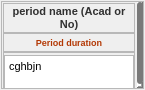
<?xml version="1.0" encoding="UTF-8"?>
<ui version="4.0">
 <class>Frame</class>
 <widget class="QFrame" name="Frame">
  <property name="geometry">
   <rect>
    <x>0</x>
    <y>0</y>
    <width>145</width>
    <height>90</height>
   </rect>
  </property>
  <property name="minimumSize">
   <size>
    <width>145</width>
    <height>90</height>
   </size>
  </property>
  <property name="maximumSize">
   <size>
    <width>145</width>
    <height>90</height>
   </size>
  </property>
  <property name="windowTitle">
   <string>Frame</string>
  </property>
  <property name="styleSheet">
   <string notr="true">QFrame[objectName=&quot;Frame&quot;]{
	border-radius:5px;
	border:1.3px solid #a0a0a0;
	background:qlineargradient(spread:pad, x1:0.011, y1:0.517136, x2:0.965909, y2:0.528, stop:0.142045 rgba(253, 250, 255, 255), stop:0.528409 rgba(237, 235, 238, 255), stop:0.948864 rgba(225, 225, 225, 255));
}

QFrame[objectName=&quot;Frame&quot;] QWidget{
	background:transparent;
}</string>
  </property>
  <layout class="QVBoxLayout" name="verticalLayout">
   <property name="leftMargin">
    <number>1</number>
   </property>
   <property name="topMargin">
    <number>1</number>
   </property>
   <property name="rightMargin">
    <number>1</number>
   </property>
   <property name="bottomMargin">
    <number>1</number>
   </property>
   <item>
    <widget class="QScrollArea" name="scrollArea">
     <property name="styleSheet">
      <string notr="true">QScrollBar{
	background:#fff;
	height:6px;
	width:6px;
	
}

QScrollBar::handle{
	background:#797979;
	border-radius:3px;
}</string>
     </property>
     <property name="widgetResizable">
      <bool>true</bool>
     </property>
     <widget class="QWidget" name="scrollAreaWidgetContents">
      <property name="geometry">
       <rect>
        <x>0</x>
        <y>0</y>
        <width>122</width>
        <height>98</height>
       </rect>
      </property>
      <property name="maximumSize">
       <size>
        <width>134</width>
        <height>16777215</height>
       </size>
      </property>
      <property name="styleSheet">
       <string notr="true"/>
      </property>
      <layout class="QVBoxLayout" name="verticalLayout_2">
       <property name="spacing">
        <number>0</number>
       </property>
       <property name="leftMargin">
        <number>1</number>
       </property>
       <property name="topMargin">
        <number>1</number>
       </property>
       <property name="rightMargin">
        <number>1</number>
       </property>
       <property name="bottomMargin">
        <number>1</number>
       </property>
       <item>
        <widget class="QFrame" name="p_name_fr">
         <property name="styleSheet">
          <string notr="true">QFrame[objectName=&quot;p_name_fr&quot;]{
	border-bottom:1.5px solid #292929;
	padding-top:3px;
	padding-bottom:1px;
}

QLabel{
	font: 8pt arial;
	font-weight:bold;
	color:#313131;
}</string>
         </property>
         <property name="frameShape">
          <enum>QFrame::StyledPanel</enum>
         </property>
         <property name="frameShadow">
          <enum>QFrame::Raised</enum>
         </property>
         <layout class="QHBoxLayout" name="horizontalLayout">
          <property name="leftMargin">
           <number>1</number>
          </property>
          <property name="topMargin">
           <number>1</number>
          </property>
          <property name="rightMargin">
           <number>1</number>
          </property>
          <property name="bottomMargin">
           <number>1</number>
          </property>
          <item>
           <widget class="QLabel" name="period_title_label">
            <property name="styleSheet">
             <string notr="true"/>
            </property>
            <property name="text">
             <string>period name (Acad or No)</string>
            </property>
            <property name="alignment">
             <set>Qt::AlignCenter</set>
            </property>
            <property name="wordWrap">
             <bool>true</bool>
            </property>
           </widget>
          </item>
         </layout>
        </widget>
       </item>
       <item>
        <widget class="QFrame" name="p_dur_fr">
         <property name="styleSheet">
          <string notr="true">QFrame[objectName=&quot;p_dur_fr&quot;]{
	color: #934900;
	font-weight:bold;
	border:none;
	padding-bottom:1px;
	padding-top:1px;
}
</string>
         </property>
         <property name="frameShape">
          <enum>QFrame::StyledPanel</enum>
         </property>
         <property name="frameShadow">
          <enum>QFrame::Raised</enum>
         </property>
         <layout class="QHBoxLayout" name="horizontalLayout_2">
          <property name="leftMargin">
           <number>1</number>
          </property>
          <property name="topMargin">
           <number>3</number>
          </property>
          <property name="rightMargin">
           <number>1</number>
          </property>
          <property name="bottomMargin">
           <number>3</number>
          </property>
          <item>
           <widget class="QLabel" name="period_duration_label">
            <property name="font">
             <font>
              <pointsize>7</pointsize>
              <weight>75</weight>
              <bold>true</bold>
             </font>
            </property>
            <property name="styleSheet">
             <string notr="true">color:#b33804;
font-size:7pt;</string>
            </property>
            <property name="text">
             <string>Period duration</string>
            </property>
            <property name="alignment">
             <set>Qt::AlignCenter</set>
            </property>
            <property name="wordWrap">
             <bool>true</bool>
            </property>
           </widget>
          </item>
         </layout>
        </widget>
       </item>
       <item>
        <widget class="QFrame" name="subj_fr">
         <property name="styleSheet">
          <string notr="true">QFrame[objectName=&quot;subj_fr&quot;]{
	border-top: 1.5px solid #292929;
}

QFrame[objectName=&quot;subj_fr&quot;] QTextEdit{
	border:none;
	background:transparent;
	color: #171717;
}</string>
         </property>
         <property name="frameShape">
          <enum>QFrame::StyledPanel</enum>
         </property>
         <property name="frameShadow">
          <enum>QFrame::Raised</enum>
         </property>
         <layout class="QVBoxLayout" name="verticalLayout_3">
          <property name="leftMargin">
           <number>0</number>
          </property>
          <property name="topMargin">
           <number>2</number>
          </property>
          <property name="rightMargin">
           <number>0</number>
          </property>
          <property name="bottomMargin">
           <number>0</number>
          </property>
          <item>
           <widget class="QTextEdit" name="period_textedit">
            <property name="maximumSize">
             <size>
              <width>16777215</width>
              <height>35</height>
             </size>
            </property>
            <property name="styleSheet">
             <string notr="true"/>
            </property>
            <property name="readOnly">
             <bool>true</bool>
            </property>
            <property name="html">
             <string>&lt;!DOCTYPE HTML PUBLIC &quot;-//W3C//DTD HTML 4.0//EN&quot; &quot;http://www.w3.org/TR/REC-html40/strict.dtd&quot;&gt;
&lt;html&gt;&lt;head&gt;&lt;meta name=&quot;qrichtext&quot; content=&quot;1&quot; /&gt;&lt;style type=&quot;text/css&quot;&gt;
p, li { white-space: pre-wrap; }
&lt;/style&gt;&lt;/head&gt;&lt;body style=&quot; font-family:'MS Shell Dlg 2'; font-size:8.25pt; font-weight:400; font-style:normal;&quot;&gt;
&lt;p style=&quot; margin-top:0px; margin-bottom:0px; margin-left:0px; margin-right:0px; -qt-block-indent:0; text-indent:0px;&quot;&gt;&lt;span style=&quot; font-family:'MS Shell Dlg 2';&quot;&gt;cghbjn&lt;/span&gt;&lt;/p&gt;&lt;/body&gt;&lt;/html&gt;</string>
            </property>
            <property name="placeholderText">
             <string>FREE</string>
            </property>
           </widget>
          </item>
         </layout>
        </widget>
       </item>
      </layout>
     </widget>
    </widget>
   </item>
  </layout>
 </widget>
 <resources/>
 <connections/>
</ui>
